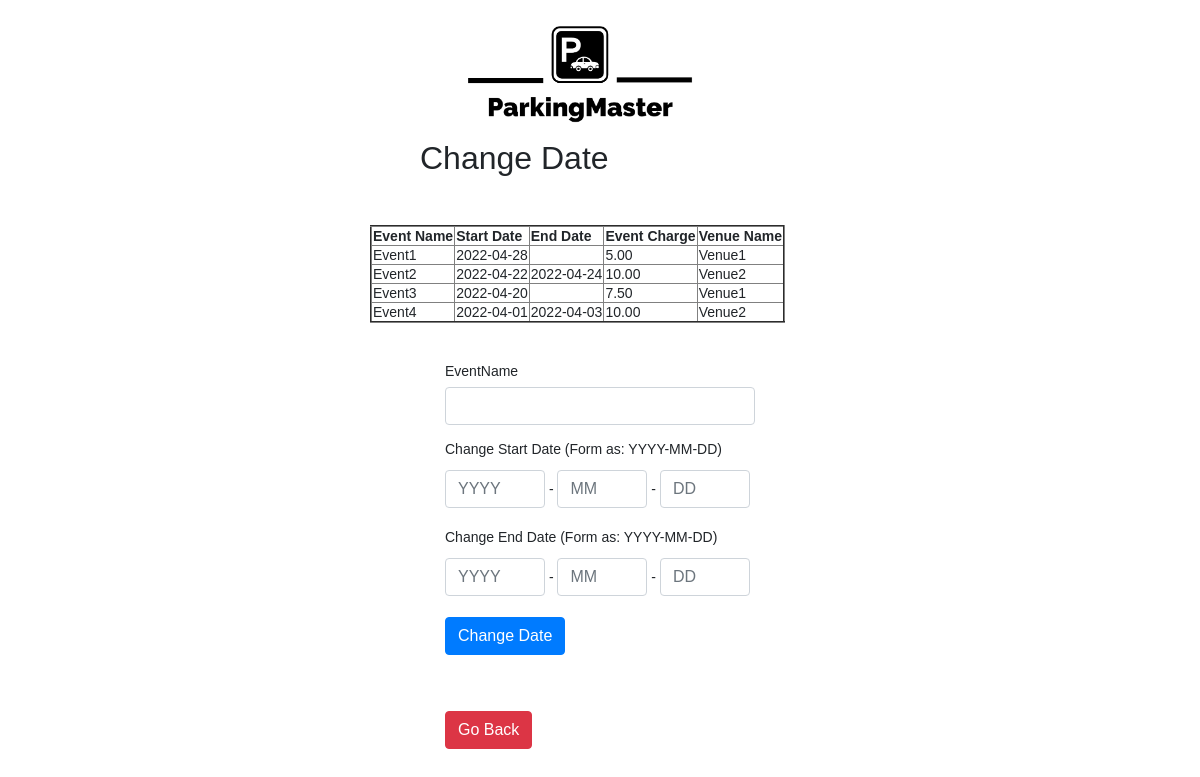
The app's page /GrProject/change_date.php with its own data.
### tables this page shows
Create table if not exists EVENT (
	Name varchar(30) not null,
	StartDate date,
	EndDate date,
	eventcharge decimal(9,2),
    	VenueName varchar(30) not null,
	Primary key (Name),
    	Foreign key (VenueName) references VENUE(Name) on delete cascade);

### GrProject/change_date.php (the view, shortened to what this page needs)
<?php
$eventName = $startDate = $startYear= $startMonth= $endDate = $endYear= $endMonth =  "";
$eventName_err = $startDate_err= $startYear_err= $startMonth_err= $endDate_err= $endYear_err= $endMonth_err = "";
?>
<!DOCTYPE html>
<html lang="en">
<head>
    <link rel="stylesheet" href="https://stackpath.bootstrapcdn.com/bootstrap/4.5.2/css/bootstrap.min.css">
</head>
<body>
<div class="title">
<img id="image" src="ParkingMaster.png" style="width:360px;">
<h2>Change Date</h2>
</div>
	<div class = "awrapper">
<?php
require_once "config.php";
$eventName = $startDate = $endDate = $surcharge =  $venuename ="";
$result = mysqli_query($link,"SELECT * FROM event order by name");
echo "<table border='2'>
    <tr>
    <th>Event Name</th>
    <th>Start Date</th>
    <th>End Date</th>
    <th>Event Charge</th>
    <th>Venue Name</th>
    </tr>";
while($row = mysqli_fetch_array($result))
{
    echo "<tr>";
    echo "<td>" .$row["Name"] . "</td>";
    echo "<td>" .$row["StartDate"] . "</td>";
    echo "<td>" .$row["EndDate"] . "</td>";
    echo "<td>" .$row["eventcharge"] . "</td>";
    echo "<td>" .$row["VenueName"] . "</td>";
    echo "</tr>";
}
echo "</table>";
?>
</div>
	<div class="wrapper">
    <form action="<?php echo htmlspecialchars($_SERVER["PHP_SELF"]); ?>" method="post">
	<div class="form-group">
                <label>EventName</label>
                <input type="text" name="eventName" class="form-control <?php echo (!empty($eventName_err)) ? 'is-invalid' : ''; ?>" value="<?php echo $eventName; ?>">
    </div>
    	<div class="form-group">
                <label>Change Start Date (Form as: YYYY-MM-DD)</label>
                <div class="Connection">
                <div class="year">
                <input placeholder="YYYY" type="text" name="startYear" class="form-control <?php echo (!empty($startYear_err)) ? 'is-invalid' : ''; ?>" value="<?php echo $startYear; ?>">
                </div>
                </div>
                <div class="Connection">
                <p>-</p>
                </div>
                <div class="Connection">
                <div class="month">
                <input placeholder="MM" type="text" name="startMonth" class="form-control <?php echo (!empty($startMonth_err)) ? 'is-invalid' : ''; ?>" value="<?php echo $startMonth; ?>">
                </div>
                </div>
                <div class="Connection">
                <p>-</p>
                </div>
                <div class="Connection">
                <div class="date">
                <input placeholder="DD" type="text" name="startDate" class="form-control <?php echo (!empty($startDate_err)) ? 'is-invalid' : ''; ?>" value="<?php echo $startDate; ?>">
                </div>
                </div>
    	</div>
    <div class="form-group">
                <label>Change End Date (Form as: YYYY-MM-DD)</label>
                <div class="Connection">
                <div class="year">
                <input placeholder="YYYY" type="text" name="endYear" class="form-control <?php echo (!empty($endYear_err)) ? 'is-invalid' : ''; ?>" value="<?php echo $endYear; ?>">
                </div>
                </div>
                <div class="Connection">
                <p>-</p>
                </div>
                <div class="Connection">
                <div class="month">
                <input placeholder="MM" type="text" name="endMonth" class="form-control <?php echo (!empty($endMonth_err)) ? 'is-invalid' : ''; ?>" value="<?php echo $endMonth; ?>">
                </div>
                </div>
                <div class="Connection">
                <p>-</p>
                </div>
                <div class="Connection">
                <div class="date">
                <input placeholder="DD" type="text" name="endDate" class="form-control <?php echo (!empty($endDate_err)) ? 'is-invalid' : ''; ?>" value="<?php echo $endDate; ?>">
                </div>
                </div>
    </div>
	<div class="form-group">
    	<input type="submit" class="btn btn-primary" value="Change Date">
    </div>
    </form>
    </div>
    <div class = "wrapper">
        <a href='venadmin_welcome.php'>
        <button class = "btn btn-danger">
            Go Back
        </button>
    	</a>
</body>
</html>

### GrProject/change_date.php (style rules this page uses)
#image { width: 360px; object-position: -20px 0px; }
body { font: 14px sans-serif; }
.awrapper { width: 500px; padding: 20px; margin: 0 auto; }
.wrapper { width: 350px; padding: 20px; margin: 0 auto; }
.title { width:400px;padding:20px; margin: 0 auto; }
.year { width:100px;padding:0px }
.date { width:90px;padding:0px }
.month { width:90px;padding:0px }
.Connection { display: inline-block; position: relative; margin: 5px 0 0; }

### records on screen
event: Name "Event1", StartDate "2022-04-28", eventcharge "5.00", VenueName "Venue1"
event: Name "Event2", StartDate "2022-04-22", EndDate "2022-04-24", eventcharge "10.00", VenueName "Venue2"
event: Name "Event3", StartDate "2022-04-20", eventcharge "7.50", VenueName "Venue1"
event: Name "Event4", StartDate "2022-04-01", EndDate "2022-04-03", eventcharge "10.00", VenueName "Venue2"
